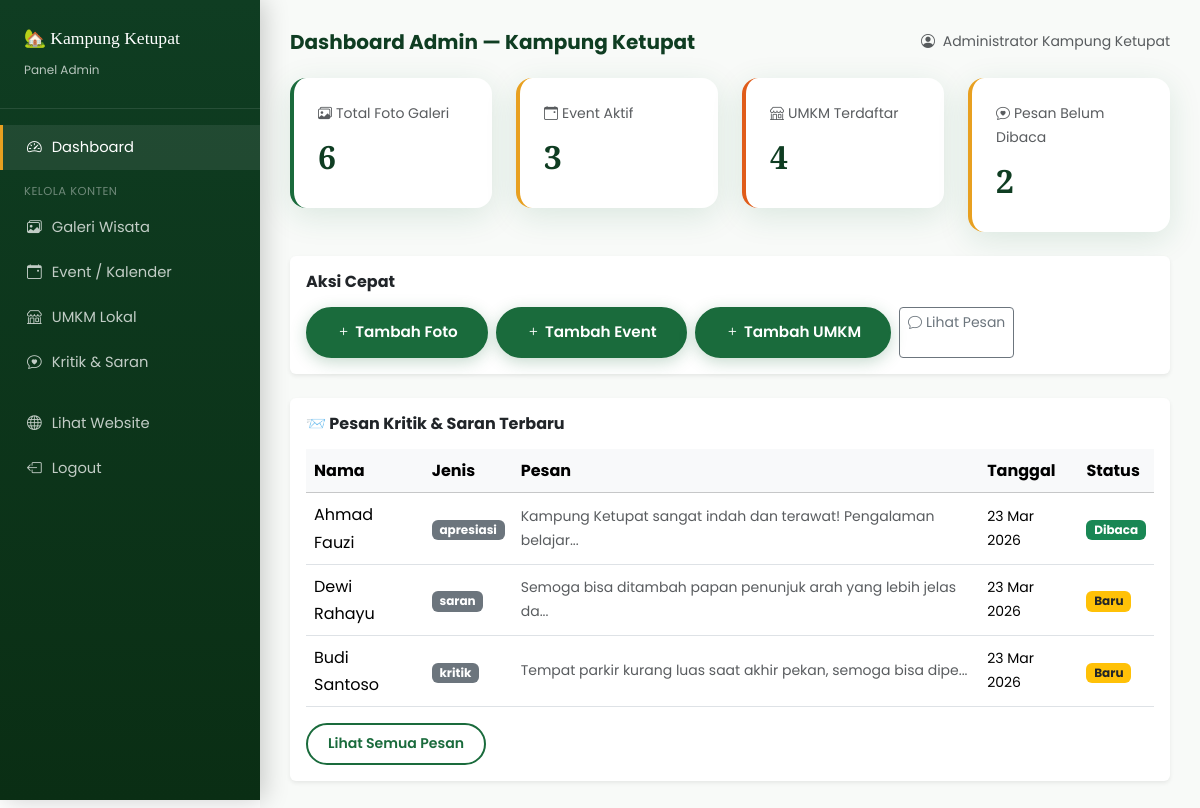
The app's page /admin/dashboard (signed in) with its own data.
### tables this page shows
CREATE TABLE kritik_saran (
    id INT PRIMARY KEY AUTO_INCREMENT,
    nama_pengunjung VARCHAR(150) NOT NULL,
    email VARCHAR(150),
    jenis ENUM('kritik','saran','pertanyaan','apresiasi') DEFAULT 'saran',
    pesan TEXT NOT NULL,
    sudah_dibaca TINYINT(1) DEFAULT 0,
    created_at TIMESTAMP DEFAULT CURRENT_TIMESTAMP
);

### controller/AdminController.php (called while the page is built, shortened)
<?php
require_once BASE_PATH . '/model/GaleriModel.php';
require_once BASE_PATH . '/model/EventModel.php';
require_once BASE_PATH . '/model/UMKMModel.php';
require_once BASE_PATH . '/model/KritikSaranModel.php';
$galeriModel  = new GaleriModel($koneksi);
$eventModel   = new EventModel($koneksi);
$umkmModel    = new UMKMModel($koneksi);
$kritikModel  = new KritikSaranModel($koneksi);
$stats = [
    'galeri'   => $galeriModel->countAll(),
    'event'    => $eventModel->countAll(),
    'umkm'     => $umkmModel->countAll(),
    'kritik'   => $kritikModel->countBelumDibaca(),
];
$pesan_terbaru = $kritikModel->getAll();
$pesan_terbaru = array_slice($pesan_terbaru, 0, 5);
require_once BASE_PATH . '/view/admin/dashboard.php';

### model/GaleriModel.php (called while the page is built, shortened)
<?php
class GaleriModel {
    private $db;
    public function __construct($koneksi) {
        $this->db = $koneksi;
    }
    public function countAll() {
        $result = $this->db->query("SELECT COUNT(*) as total FROM galeri");
        return $result->fetch_assoc()['total'];
    }
}

### model/EventModel.php (called while the page is built, shortened)
<?php
class EventModel {
    private $db;
    public function __construct($koneksi) {
        $this->db = $koneksi;
    }
    public function countAll() {
        $result = $this->db->query("SELECT COUNT(*) as total FROM event WHERE status != 'selesai'");
        return $result->fetch_assoc()['total'];
    }
}

### model/UMKMModel.php (called while the page is built, shortened)
<?php
class UMKMModel {
    private $db;
    public function __construct($koneksi) {
        $this->db = $koneksi;
    }
    public function countAll() {
        $result = $this->db->query("SELECT COUNT(*) as total FROM umkm");
        return $result->fetch_assoc()['total'];
    }
}

### model/KritikSaranModel.php (called while the page is built, shortened)
<?php
class KritikSaranModel {
    private $db;
    public function __construct($koneksi) {
        $this->db = $koneksi;
    }
    public function getAll() {
        $result = $this->db->query("SELECT * FROM kritik_saran ORDER BY created_at DESC");
        return $result->fetch_all(MYSQLI_ASSOC);
    }
    public function countBelumDibaca() {
        $result = $this->db->query("SELECT COUNT(*) as total FROM kritik_saran WHERE sudah_dibaca = 0");
        return $result->fetch_assoc()['total'];
    }
}

### view/admin/dashboard.php (the view)
<?php $menu_aktif = 'dashboard'; require_once BASE_PATH . '/view/admin/layout_admin_header.php'; ?>
<div class="row g-4 mb-4">
  <div class="col-sm-6 col-lg-3">
    <div class="stat-card">
      <div class="text-muted small mb-1"><i class="bi bi-images me-1"></i>Total Foto Galeri</div>
      <div class="stat-number"><?= $stats['galeri'] ?></div>
    </div>
  </div>
  <div class="col-sm-6 col-lg-3">
    <div class="stat-card secondary">
      <div class="text-muted small mb-1"><i class="bi bi-calendar-event me-1"></i>Event Aktif</div>
      <div class="stat-number"><?= $stats['event'] ?></div>
    </div>
  </div>
  <div class="col-sm-6 col-lg-3">
    <div class="stat-card accent">
      <div class="text-muted small mb-1"><i class="bi bi-shop me-1"></i>UMKM Terdaftar</div>
      <div class="stat-number"><?= $stats['umkm'] ?></div>
    </div>
  </div>
  <div class="col-sm-6 col-lg-3">
    <div class="stat-card" style="border-left-color:var(--kk-secondary);">
      <div class="text-muted small mb-1"><i class="bi bi-chat-heart me-1"></i>Pesan Belum Dibaca</div>
      <div class="stat-number"><?= $stats['kritik'] ?></div>
    </div>
  </div>
</div>
<div class="row g-3 mb-4">
  <div class="col-12">
    <div class="card p-3 border-0 shadow-sm">
      <h6 class="fw-bold mb-3">Aksi Cepat</h6>
      <div class="d-flex flex-wrap gap-2">
        <a href="<?= BASE_URL ?>/admin/galeri?action=tambah" class="btn btn-kk btn-sm"><i class="bi bi-plus me-1"></i>Tambah Foto</a>
        <a href="<?= BASE_URL ?>/admin/event?action=tambah" class="btn btn-kk btn-sm"><i class="bi bi-plus me-1"></i>Tambah Event</a>
        <a href="<?= BASE_URL ?>/admin/umkm?action=tambah" class="btn btn-kk btn-sm"><i class="bi bi-plus me-1"></i>Tambah UMKM</a>
        <a href="<?= BASE_URL ?>/admin/kritik-saran" class="btn btn-outline-secondary btn-sm"><i class="bi bi-chat me-1"></i>Lihat Pesan</a>
      </div>
    </div>
  </div>
</div>
<?php if (!empty($pesan_terbaru)): ?>
<div class="card border-0 shadow-sm">
  <div class="card-body">
    <h6 class="fw-bold mb-3">📨 Pesan Kritik & Saran Terbaru</h6>
    <div class="table-responsive">
      <table class="table table-hover align-middle">
        <thead class="table-light">
          <tr>
            <th>Nama</th>
            <th>Jenis</th>
            <th>Pesan</th>
            <th>Tanggal</th>
            <th>Status</th>
          </tr>
        </thead>
        <tbody>
          <?php foreach ($pesan_terbaru as $p): ?>
          <tr>
            <td class="fw-500"><?= htmlspecialchars($p['nama_pengunjung']) ?></td>
            <td><span class="badge bg-secondary"><?= $p['jenis'] ?></span></td>
            <td class="text-muted small"><?= htmlspecialchars(substr($p['pesan'], 0, 60)) ?>...</td>
            <td class="small"><?= date('d M Y', strtotime($p['created_at'])) ?></td>
            <td>
              <?php if ($p['sudah_dibaca']): ?>
                <span class="badge bg-success">Dibaca</span>
              <?php else: ?>
                <span class="badge bg-warning text-dark">Baru</span>
              <?php endif; ?>
            </td>
          </tr>
          <?php endforeach; ?>
        </tbody>
      </table>
    </div>
    <a href="<?= BASE_URL ?>/admin/kritik-saran" class="btn btn-kk-outline btn-sm">Lihat Semua Pesan</a>
  </div>
</div>
<?php endif; ?>
<?php require_once BASE_PATH . '/view/admin/layout_admin_footer.php'; ?>

### assets/css/style.css (style rules this page uses)
:root { --kk-primary: #1a6b3c; --kk-secondary: #e8a020; --kk-accent: #e05c1a; --kk-light: #f4faf6; --kk-dark: #0f3d22; --kk-text: #1c2b1e; --kk-muted: #6b7c6e; --kk-white: #ffffff; --kk-shadow: 0 8px 32px rgba(26, 107, 60, 0.13); --kk-radius: 16px; --kk-radius-sm: 10px; --font-display: 'Playfair Display', Georgia, serif; --font-body: 'Poppins', sans-serif; }
*, *::before, *::after { box-sizing: border-box; margin: 0; padding: 0; }
html { scroll-behavior: smooth; }
body { font-family: var(--font-body); color: var(--kk-text); background: var(--kk-white); line-height: 1.7; padding-top: 80px; }
a { text-decoration: none; transition: all .25s ease; }
.btn-kk { background: var(--kk-primary); color: var(--kk-white); border-radius: 999px; padding: 12px 28px; font-weight: 600; font-size: .95rem; border: 2px solid var(--kk-primary); transition: all .25s ease; box-shadow: 0 4px 16px rgba(26,107,60,0.25); }
.btn-kk-outline { border: 2px solid var(--kk-primary); color: var(--kk-primary); border-radius: 999px; padding: 8px 20px; font-weight: 600; font-size: .88rem; background: transparent; transition: all .25s ease; }
.stat-card { background: var(--kk-white); border-radius: var(--kk-radius); padding: 24px; box-shadow: var(--kk-shadow); border-left: 4px solid var(--kk-primary); }
.stat-card.accent { border-left-color: var(--kk-accent); }
.stat-card.secondary { border-left-color: var(--kk-secondary); }
.stat-number { font-family: var(--font-display); font-size: 2rem; color: var(--kk-dark); font-weight: 700; }

### records on screen
kritik_saran: nama_pengunjung "Ahmad Fauzi", jenis "apresiasi", pesan "Kampung Ketupat sangat indah dan terawat! Pengalaman belajar", created_at "23 Mar 2026", sudah_dibaca "Dibaca"
kritik_saran: nama_pengunjung "Dewi Rahayu", jenis "saran", pesan "Semoga bisa ditambah papan penunjuk arah yang lebih jelas da", created_at "23 Mar 2026", sudah_dibaca "Baru"
kritik_saran: nama_pengunjung "Budi Santoso", jenis "kritik", pesan "Tempat parkir kurang luas saat akhir pekan, semoga bisa dipe", created_at "23 Mar 2026", sudah_dibaca "Baru"

### other values on screen
$judul_halaman "Dashboard Admin — Kampung Ketupat"
$_SESSION['admin']['nama'] "Administrator Kampung Ketupat"
$stats['galeri'] "6"
$stats['event'] "3"
$stats['umkm'] "4"
$stats['kritik'] "2"
